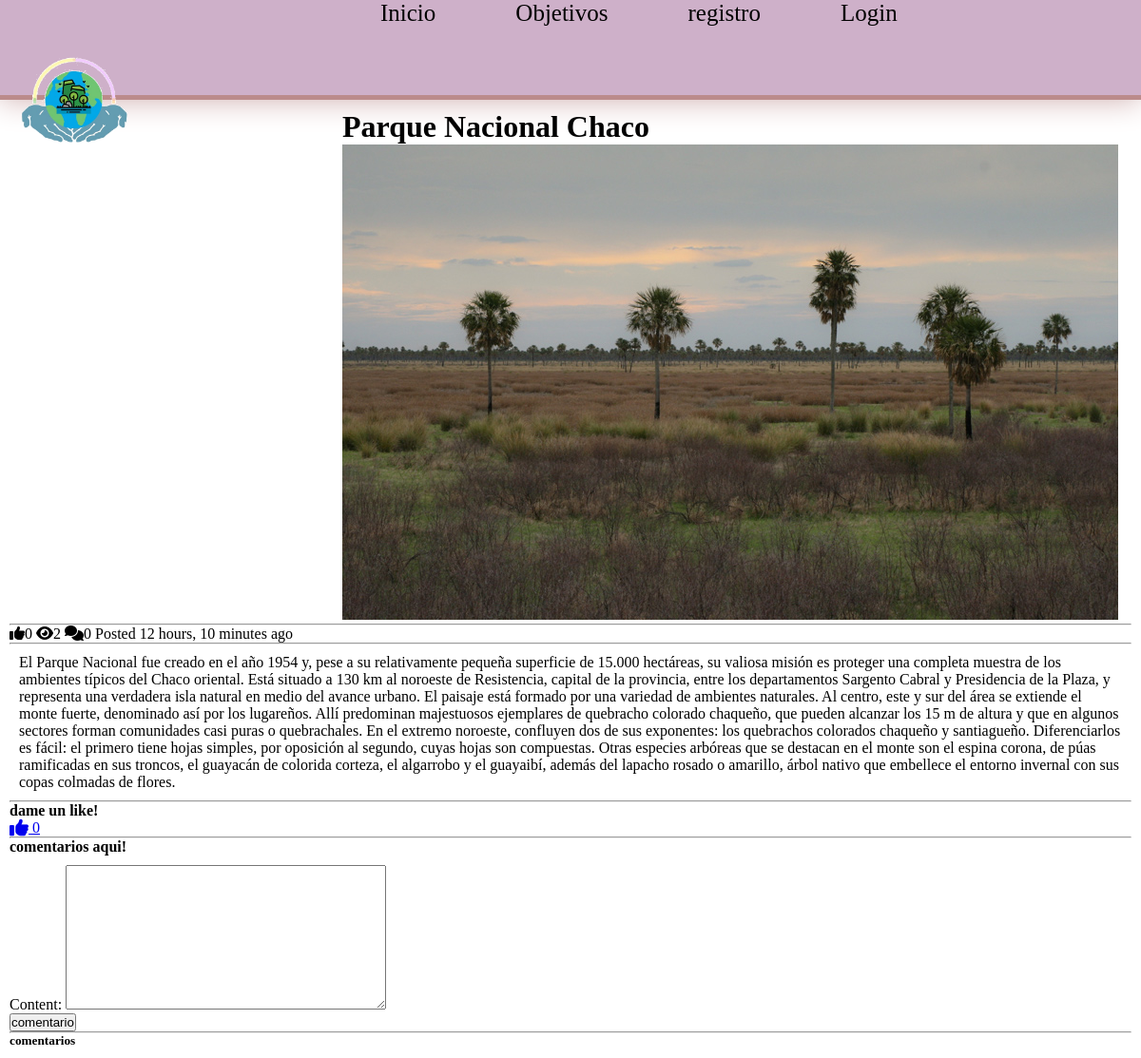
/2/ (signed in), run on the app's committed database.
### posts/models.py (models this page shows, shortened)
class Post(models.Model):
    title= models.CharField(max_length=100)
    content= models.TextField()
    thumbnail = models.ImageField()
    publish_date = models.DateTimeField(auto_now_add=True)
    last_updated=models.DateTimeField(auto_now=True)
    author = models.ForeignKey(User, on_delete=models.CASCADE)
    slug = models.SlugField()
    def get_like_url(self):
        return reverse("like", kwargs={
            'slug': self.slug
        })
    @property
    def comments(self):
       return self.comment_set.all()
    @property
    def get_comment_count(self):
       return self.comment_set.all().count()
    @property
    def get_view_count(self):
       return self.postview_set.all().count()
    @property
    def get_like_count(self):
       return self.like_set.all().count()

### posts/views.py (the view, shortened to what this page needs)
# urls.py: path('<slug>/',PostDetailView.as_view(), name='detail'),
class PostDetailView(DetailView):
     model = Post
     def get_context_data(self, **kwargs):
          context = super().get_context_data(**kwargs)
          context.update({
               'form': CommentForm()
          })
          return context
     def get_object(self, **kwargs):
          object = super().get_object(**kwargs)
          if self.request.user.is_authenticated:
               PostView.objects.get_or_create(user=self.request.user, post=object)
          return object

### posts/forms.py
class CommentForm(forms.ModelForm):
    class Meta:
        model = Comment
        fields = ('content',)

### templates/posts/post_detail.html (shortened to what this page needs)
{% extends "base.html" %}
{% block content %}
    <div class="row">
        <div class= "col-4 offset-4">
                 <div class="card" style="padding: 10px;">
                    <h1>{{ object.title}}</h1>
                    <img src="{{ object.thumbnail.url }}" class="card-img-top" alt="...">
                   <hr/>
                   <div>
                    <span><i class="fas fa-thumbs-up ml-2"></i>{{ object.get_like_count }}</span>
                    <span><i class="fas fa-eye ml-2"></i>{{ object.get_view_count }}</span>
                    <span><i class="fas fa-comments ml-2"></i>{{ object.get_comment_count }}</span>
                    <span class="float-right">Posted {{object.publish_date|timesince}} ago</span>
                </div>
                   <hr/>
                   <div style="padding: 10px;">
                       <p>{{ object.content }}</p>
                   </div>
                   <hr/>
                <div>
                    <h4>dame un like!</h4>
                    <a class= "text-muted" href= "{{ object.get_like_url }}">
                        <i class="fas fa-thumbs-up fa-lg"></i>
                        {{ object.get_like_count }}
                    </a>
                    <hr/>
                    {% if request.user.is_authenticated %}
                    <h4>comentarios aqui!</h4>
                    <form method="Post">
                        {{ form.as_p }}
                        <button class = 'btn btn-primary' type='submit'>comentario</button>
                    </form>
                    <hr/>
                    <h5>comentarios</h5>
                    {% else %}
                    <a href="{% url 'account_login'%}" class= "btn btn-primary btn-block">Login to comment</a>
                    {% endif %}
                </div>
            </div>
        </div>
    </div>
{% endblock content %}

### static/style.css (style rules this page uses)
* { margin: 0; padding: 0; }
body { background: white; font-family: Calibri; }
form { margin-top: 10px; }

### data on the page
Post: title "Parque Nacional Chaco", thumbnail (picture), get_like_count "0", get_view_count "2", get_comment_count "0", publish_date "12 hours, 10 minutes", content "El Parque Nacional fue creado en el año 1954 y, pese a su relativamente pequeña superficie de 15.000 hectáreas, su valiosa misión es proteger una completa muestra de los ambientes típicos del Chaco oriental. Está situado a 130 km al noroeste de Resistencia, capital de la provincia, entre los departamentos Sargento Cabral y Presidencia de la Plaza, y representa una verdadera isla natural en medio del avance urbano. El paisaje está formado por una variedad de ambientes naturales. Al centro, este y sur del área se extiende el monte fuerte, denominado así por los lugareños. Allí predominan majestuosos ejemplares de quebracho colorado chaqueño, que pueden alcanzar los 15 m de altura y que en…"
